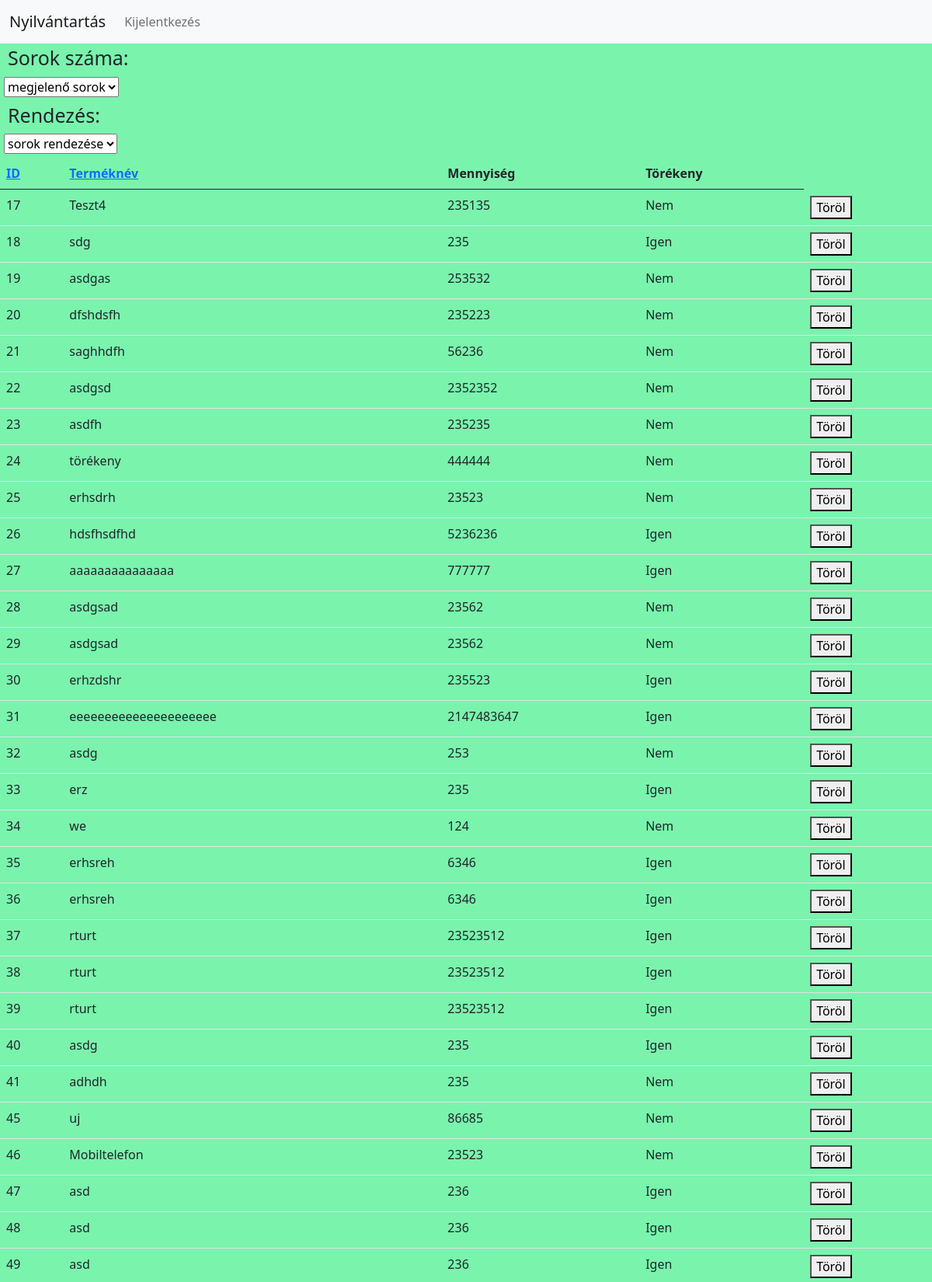
/php/home.php (signed in, upper part), run on the app's committed database.
### tables this page shows
CREATE TABLE `products` (
  `id` int(11) NOT NULL,
  `name` varchar(255) NOT NULL,
  `quantity` int(11) NOT NULL,
  `fragile` varchar(255) NOT NULL,
  `addedby` varchar(255) NOT NULL
);

### php/home.php (the view, shortened to what this page needs)
<?php
	if(isset($_SESSION['username']) && isset($_SESSION['id'])){
		?>
<!DOCTYPE html>
<html>
	<head>
		<link href="https://cdn.jsdelivr.net/npm/bootstrap@5.0.0/dist/css/bootstrap.min.css" rel="stylesheet">
		<link rel="stylesheet" href="home.css">
	</head>
	<body>
		<?php
			if($_SESSION['role'] == 'level1user'){
				?>
				<nav id="navbar" class="navbar navbar-expand-lg navbar-light bg-light">
				  <div class="container-fluid">
					<a class="navbar-brand" href="home.php">Nyilvántartás</a>
					<div class="collapse navbar-collapse" id="navbarNav">
					  <ul class="navbar-nav">
						<li class="nav-item">
						  <a class="nav-link" href="logout.php">Kijelentkezés</a>
						</li>
					  </ul>
					</div>
				  </div>
				</nav>
				<p class="dropdown">Sorok száma:</p>
				<form action="home.php" method="GET" id="displayform">
					<select name="rows" id="rowsid">
					<option href=''value="">megjelenő sorok</option>
					</select>
				</form>
				<p class="dropdown">Rendezés:</p>
				<form action="home.php" method="GET" id="orderform">
					<select name="order" id="orderid">
					<option href=''value="">sorok rendezése</option>
					</select>
				</form>
				<div id="tabladiv">
				<table id="tablazat" class="table">
				  <thead>
					<tr>
					  <th scope="col"><a href='?order=id&&sort=$sort'>ID</a></th>
					  <th scope="col"><a href='?order=nev&&sort=$sort'>Terméknév</a></th>
					  <th scope="col">Mennyiség</th>
					  <th scope="col">Törékeny</th>
					</tr>
				  </thead>
				  <tbody>
					<?php
						$conn=new mysqli("localhost","root","","nyilvantartas");
						if(isset($_GET["order"]) && $ascname == 1){
							$sql="SELECT * FROM products ORDER BY name ASC";
						}
						else if(isset($_GET["order"]) && $descname == 1){
							$sql="SELECT * FROM products ORDER BY name DESC";
						}
						else if(isset($_GET["order"]) && $ascid == 1){
							$sql="SELECT * FROM products ORDER BY id ASC";
						}
						else if(isset($_GET["order"]) && $descid == 1){
							$sql="SELECT * FROM products ORDER BY id DESC";
						}
						else if(isset($_GET["order"]) && $ascdarab == 1){
							$sql="SELECT * FROM products ORDER BY quantity ASC";
						}
						else if(isset($_GET["order"]) && $descdarab == 1){
							$sql="SELECT * FROM products ORDER BY quantity DESC";
						}
						else{
							$sql="SELECT * FROM products";
						}
						$result=$conn->query($sql);
						while($row=$result->fetch_assoc())
							{
								print('<tr><td>'.$row["id"].'</td><td>'.$row["name"].'</td><td>'.$row["quantity"].'</td><td>'.$row["fragile"].'</td><td><button onclick="torol('.$row["id"].')">Töröl</button></td></tr>');
							}
						print("</table>");
						?>
				</div>
				<br><br>
		<?php }
		?>
	</body>
</html>
<?php }else
	header("Location: /index.php");
 ?>

### php/home.css (style rules this page uses)
body { background-color: #7AF3AD; }
.dropdown { display: inline; padding: 0px; font-size: 25px; text-align: left; margin-left: 10px; }
#displayform { width: 100%; padding: 5px 5px; margin: 0px 0; box-sizing: border-box; }
#orderform { width: 100%; padding: 5px 5px; margin: 0px 0; box-sizing: border-box; }

### data on the page
products: id "17", name "Teszt4", quantity "235135", fragile "Nem"
products: id "18", name "sdg", quantity "235", fragile "Igen"
products: id "19", name "asdgas", quantity "253532", fragile "Nem"
products: id "20", name "dfshdsfh", quantity "235223", fragile "Nem"
products: id "21", name "saghhdfh", quantity "56236", fragile "Nem"
products: id "22", name "asdgsd", quantity "2352352", fragile "Nem"
products: id "23", name "asdfh", quantity "235235", fragile "Nem"
products: id "24", name "törékeny", quantity "444444", fragile "Nem"
products: id "25", name "erhsdrh", quantity "23523", fragile "Nem"
products: id "26", name "hdsfhsdfhd", quantity "5236236", fragile "Igen"
products: id "27", name "aaaaaaaaaaaaaaa", quantity "777777", fragile "Igen"
products: id "28", name "asdgsad", quantity "23562", fragile "Nem"
products: id "29", name "asdgsad", quantity "23562", fragile "Nem"
products: id "30", name "erhzdshr", quantity "235523", fragile "Igen"
products: id "31", name "eeeeeeeeeeeeeeeeeeeee", quantity "2147483647", fragile "Igen"
products: id "32", name "asdg", quantity "253", fragile "Nem"
products: id "33", name "erz", quantity "235", fragile "Igen"
products: id "34", name "we", quantity "124", fragile "Nem"
products: id "35", name "erhsreh", quantity "6346", fragile "Igen"
products: id "36", name "erhsreh", quantity "6346", fragile "Igen"
products: id "37", name "rturt", quantity "23523512", fragile "Igen"
products: id "38", name "rturt", quantity "23523512", fragile "Igen"
products: id "39", name "rturt", quantity "23523512", fragile "Igen"
products: id "40", name "asdg", quantity "235", fragile "Igen"
products: id "41", name "adhdh", quantity "235", fragile "Nem"
products: id "45", name "uj", quantity "86685", fragile "Nem"
products: id "46", name "Mobiltelefon", quantity "23523", fragile "Nem"
products: id "47", name "asd", quantity "236", fragile "Igen"
products: id "48", name "asd", quantity "236", fragile "Igen"
products: id "49", name "asd", quantity "236", fragile "Igen"
